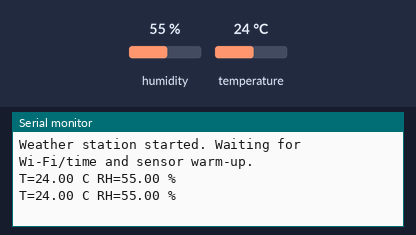
Recording of a sketch running on a simulated ESP32. On the bench: the last lines printed to the serial monitor. The inputs (shaded band) are chosen by the test bench; at power-on: humidity 55 %, temperature 24 °C. WiFi joins after 1.5 s; servers stay silent unless stated; the local clock reads 2024-03-15 10:24:30 at power-on unless the sketch sets it.

Above: at 5.8 s.
5.9 s: humidity set to 22 %
At 8.1 s:
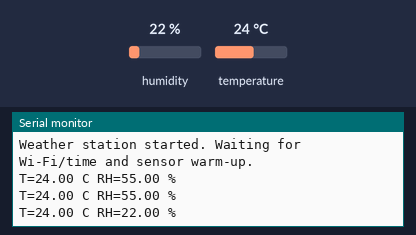
9.6 s: temperature set to 12 °C
At 11.4 s:
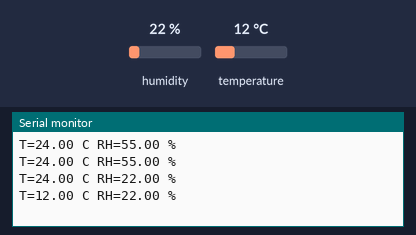
13.3 s: humidity set to 40 %
At 15.5 s:
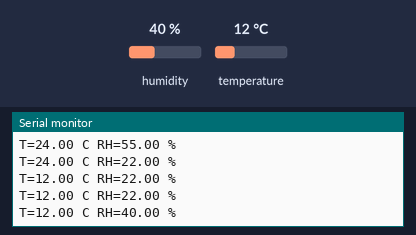
Timing chart, 0 to 17.0 s (numbered marks = the images above; inputs shaded):
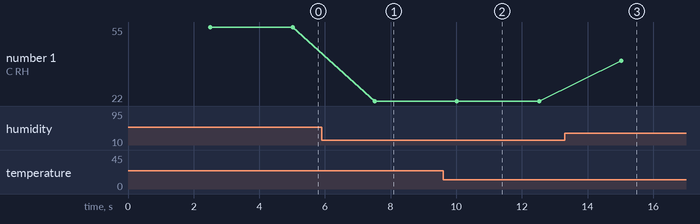

Measured:
- after the input at 5.9 s, the serial monitor: prints a new line after 1.6 s (image 1)
- after the input at 9.6 s, the serial monitor: prints a new line after 0.42 s (image 2)
- after the input at 13.3 s, the serial monitor: prints a new line after 1.7 s (image 3)
- plotted number 1: 55 → 22 after the input at 5.9 s, 22 → 40 after the input at 13.3 s

The sketch:

WeatherStation.ino
```cpp
#include <WiFi.h>
#include <WiFiClientSecure.h>
#include <HTTPClient.h>
#include <DHT.h>
#include <time.h>
#include "config.h"
#include "logic.h"

constexpr uint8_t DHT_PIN=4;
constexpr uint32_t SAMPLE_MS=2500, UPLOAD_MS=20000, WIFI_RETRY_MS=15000;
DHT dht(DHT_PIN,DHT22);
uint32_t sampleAt=0, uploadAt=0, wifiAt=0;
float temperature=NAN, humidity=NAN;
bool sampleReady=false;

void setup() {
 Serial.begin(115200); dht.begin();
 WiFi.mode(WIFI_STA); WiFi.setAutoReconnect(true);
 WiFi.begin(WIFI_SSID,WIFI_PASSWORD);
 configTime(0,0,"pool.ntp.org","time.nist.gov");
 Serial.println("Weather station started. Waiting for Wi-Fi/time and sensor warm-up.");
}
void loop() {
 uint32_t now=millis();
 if(WiFi.status()!=WL_CONNECTED && due(now,wifiAt,WIFI_RETRY_MS)) {
  wifiAt=now; WiFi.reconnect(); Serial.println("Wi-Fi reconnect requested");
 }
 if(due(now,sampleAt,SAMPLE_MS)) {
  sampleAt=now; float h=dht.readHumidity(),t=dht.readTemperature();
  sampleReady=validReading(t,h);
  if(sampleReady) {temperature=t;humidity=h;Serial.printf("T=%.2f C RH=%.2f %%\n",t,h);}
  else Serial.println("Sensor invalid; this sample will not be uploaded");
 }
 if(!due(now,uploadAt,UPLOAD_MS)) {delay(10);return;}
 uploadAt=now; // Also rate-limit failed attempts.
 if(WiFi.status()!=WL_CONNECTED||!sampleReady) return;
 if(time(nullptr)<1700000000) {Serial.println("Waiting for NTP time before TLS");return;}
 if(TS_ROOT_CA_PEM[0]=='\0') {Serial.println("Configure trusted root CA; upload blocked");return;}
 WiFiClientSecure tls; tls.setCACert(TS_ROOT_CA_PEM); tls.setHandshakeTimeout(10);
 HTTPClient http; http.setConnectTimeout(10000); http.setTimeout(10000);
 if(!http.begin(tls,"https://api.thingspeak.com/update")) {
  Serial.println("HTTPS initialization failed");return;
 }
 http.addHeader("Content-Type","application/x-www-form-urlencoded");
 String body="api_key="+String(TS_WRITE_KEY)+"&field1="+String(temperature,2)+"&field2="+String(humidity,2);
 int status=http.POST(body); String reply=status>0?http.getString():"";
 // ThingSpeak returns a positive entry ID on success; HTTP 200 with 0 is failure.
 long entry=reply.toInt();
 if(status==200&&entry>0) Serial.printf("Upload accepted: entry %ld\n",entry);
 else Serial.printf("Upload failed: HTTP %d; entry %ld\n",status,entry);
 http.end();
}
```

logic.h
```cpp
#pragma once
#include <cmath>
#include <cstdint>
inline bool validReading(float t,float h) {
 return std::isfinite(t)&&std::isfinite(h)&&t>=-40&&t<=80&&h>=0&&h<=100;
}
inline bool due(uint32_t now,uint32_t previous,uint32_t interval) {
 return uint32_t(now-previous)>=interval;
}
```

config.example.h
```cpp
#pragma once
// Copy to config.h and enter LOCAL values. Never commit config.h.
constexpr char WIFI_SSID[] = "YOUR_WIFI_NAME";
constexpr char WIFI_PASSWORD[] = "YOUR_WIFI_PASSWORD";
constexpr char TS_WRITE_KEY[] = "YOUR_CHANNEL_WRITE_API_KEY";
// Paste the current trusted root CA for api.thingspeak.com as a PEM certificate.
// Obtain from the issuing CA's official HTTPS site and verify the certificate chain.
// Empty by default: firmware refuses uploads until TLS trust is configured.
constexpr char TS_ROOT_CA_PEM[] = R"PEM()PEM";
```
